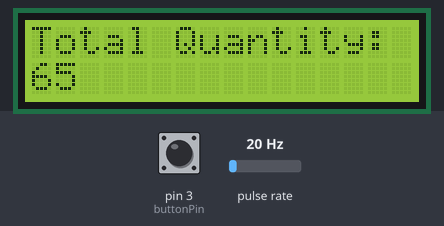
Recording of a sketch running on a simulated Arduino Uno, built with avr-gcc and run on an emulated ATmega328P. Parts: 16×2 character LCD. Wiring (inferred from the names in the program): pulse sensor: data pin 2. The test bench sets the inputs (shaded band); at power-on: pin 3 (buttonPin) HIGH, pulse rate 20 Hz. What the sketch prints to the serial monitor is not drawn.

Above: at 6.6 s.
6.7 s: pin 3 (buttonPin) pulled LOW for 0.15 s
9.8 s: pulse rate (sensor on pin 2) set to 4 Hz
At 10.8 s:
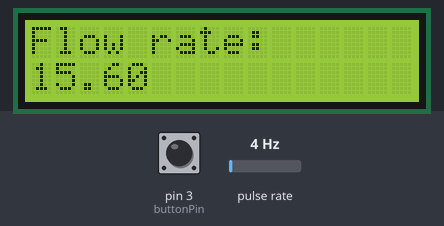
11.5 s: pin 3 (buttonPin) pulled LOW for 1 s
At 15.4 s:
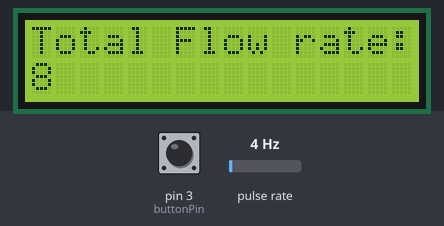
15.5 s: pulse rate (sensor on pin 2) set to 50 Hz
18.5 s: pulse rate (sensor on pin 2) set to 100 Hz
At 21.7 s:
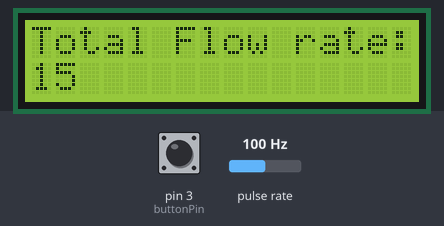
Timing chart, 0 to 22.5 s (numbered marks = the images above; inputs shaded):
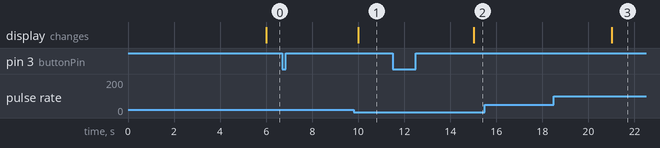

The sketch:

flowMeter.ino
```cpp
#include <LiquidCrystal.h>
LiquidCrystal lcd(12, 11, 6, 5, 4,7);

const int buttonPin = 3;
const int flowMeterPin = 2;

float calibrationFactor = 1;

//Global variables
volatile int pulseCount;
float flowRate;
unsigned int flowMilliLitres;
unsigned long totalMilliLitres;
unsigned long totalFlowRate;

unsigned long oldTime;

// LCD settings
int displaySetting = 1;
const int maxDisplays = 3;
unsigned long lastDisplaySwitch = millis();
const int displayDelay = 250;
int flag = 0;

void setup() {
  Serial.begin(115200);
  Serial.setTimeout(.1);
  lcd.begin(16, 2);
  lcd.clear();
  lcd.setCursor(0, 0);
  lcd.print("Output Liquid Quantity:");
  lcd.setCursor(0, 1);
  lcd.print(totalMilliLitres);
  pulseCount        = 0;
  flowRate          = 0.0;
  flowMilliLitres   = 0;
  totalMilliLitres  = 0;
  oldTime           = 0;
  totalFlowRate     = 0;

  pinMode(buttonPin, INPUT);
  attachInterrupt(digitalPinToInterrupt(buttonPin), changeDisplaySettingFlag, FALLING);
  pinMode(flowMeterPin, INPUT);
  attachInterrupt(digitalPinToInterrupt(flowMeterPin), flowTrigger, FALLING);

}

void loop()
{

   if((millis() - oldTime) > 5000)    // Only process counters once per second
  {
    // Disable the interrupt while calculating flow rate and sending the value to
    // the host
    detachInterrupt(digitalPinToInterrupt(flowMeterPin));

    // Because this loop may not complete in exactly 1 second intervals we calculate
    // the number of milliseconds that have passed since the last execution and use
    // that to scale the output. We also apply the calibrationFactor to scale the output
    // based on the number of pulses per second per units of measure (litres/minute in
    // this case) coming from the sensor.
    flowRate = ((1000.0 / (millis() - oldTime)) * pulseCount) / calibrationFactor;

    // Note the time this processing pass was executed. Note that because we've
    // disabled interrupts the millis() function won't actually be incrementing right
    // at this point, but it will still return the value it was set to just before
    // interrupts went away.
    oldTime = millis();

    // Divide the flow rate in litres/minute by 300 to determine how many litres have
    // passed through the sensor in this 5 second interval, then multiply by 1000 to
    // convert to millilitres.
    flowMilliLitres = (flowRate / 300) * 1000;

    // Add the millilitres passed in this second to the cumulative total
    totalMilliLitres += flowMilliLitres;

    // Divide totalMilliLitres by time since start to get totalFlowRate (mL/sec)
    totalFlowRate = totalMilliLitres/(millis()/1000);

    unsigned int frac;


    // Send the total MiliLitres to the Serial port for reading in Python

    Serial.println(float(flowRate));
    Serial.println(long(totalMilliLitres));
    Serial.println(long(millis()));
    Serial.println(long(totalFlowRate));
    //Serial.println(float(flowRate));

    if(flag == 1)
    {
      flag = 0;
      changeDisplaySetting();
    }
    delay(1000);
    displayLCD();


    // Reset the pulse counter so we can start incrementing again
    pulseCount = 0;

    // Enable the interrupt again now that we've finished sending output
    attachInterrupt(digitalPinToInterrupt(flowMeterPin), flowTrigger, FALLING);
  }
}


void flowTrigger(){
  //Trigger that is supposed to increment when water flows through sensor
  pulseCount++;
}

void displayLCD(){
   //Serial.print("Entered LCD");
   lcd.clear();
   lcd.setCursor(0, 0);
   switch(displaySetting)
   {
     case 1:
     lcd.print("Total Quantity:");
     lcd.setCursor(0, 1);
     lcd.print(totalMilliLitres);
     break;
     case 2:
     lcd.print("Flow rate:");
     lcd.setCursor(0, 1);
     lcd.print(flowRate);
     break;
     case 3:
     lcd.print("Total Flow rate:");
     lcd.setCursor(0, 1);
     lcd.print(totalFlowRate);
     break;
     default:
     lcd.print("Unknown Setting!");
   }
}

 void changeDisplaySettingFlag() {
    flag = 1;
}
void changeDisplaySetting() {
    if(lastDisplaySwitch + displayDelay < millis()) { // this limits how quickly the LCD Display can switch
    lastDisplaySwitch = millis();
    displaySetting++;
    if(displaySetting > maxDisplays) {
      displaySetting = 1;
    }
    displayLCD();
  }
}
```

Measured:
- after the input at 6.7 s, every drawn part: stays the same
- after the input at 9.8 s, the display: changes after 0.21 s (image 1)
- after the input at 11.5 s, the display: changes after 3.5 s (image 2)
- after the input at 15.5 s, every drawn part: stays the same
- after the input at 18.5 s, the display: changes after 2.5 s (image 3)
